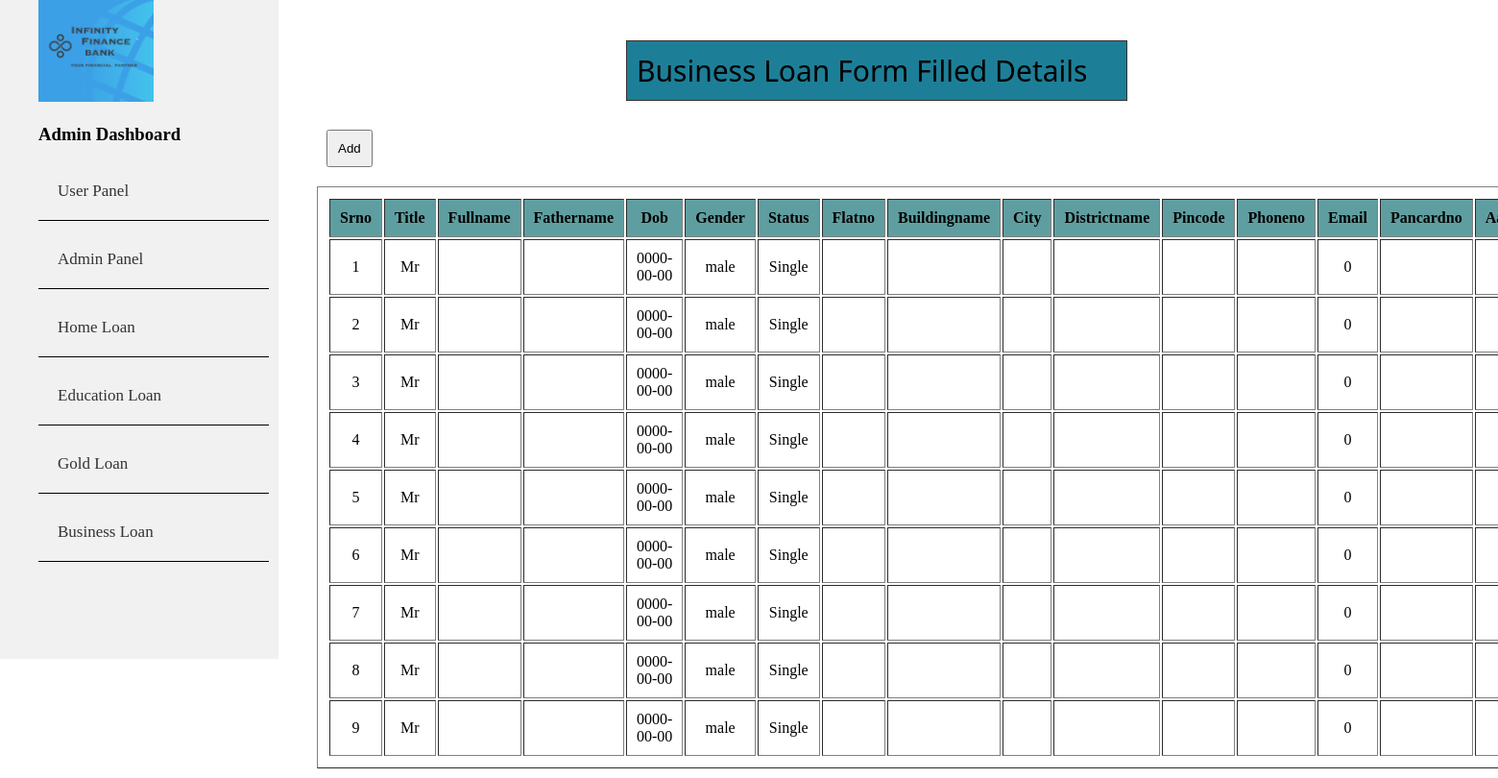
Screenshot of /adminbusinessloan.php with the database file from the repository.
### tables this page shows
CREATE TABLE `bloan` (
  `srno` int(11) NOT NULL,
  `title` varchar(25) NOT NULL,
  `fullname` text NOT NULL,
  `fathername` text NOT NULL,
  `dob` date NOT NULL,
  `gender` varchar(30) NOT NULL,
  `status` varchar(30) NOT NULL,
  `flatno` varchar(11) NOT NULL,
  `buildingname` varchar(25) NOT NULL,
  `streetname` varchar(25) NOT NULL,
  `city` varchar(15) NOT NULL,
  `districtname` varchar(30) NOT NULL,
  `pincode` varchar(10) NOT NULL,
  `phoneno` int(15) NOT NULL,
  `email` varchar(30) NOT NULL,
  `pancardno` varchar(25) NOT NULL,
  `aadhar` int(20) NOT NULL,
  `passportno` varchar(20) NOT NULL,
  `yearsatcurrentcity` date NOT NULL,
  `yearsatcurrentresi` date NOT NULL,
  `occupation` varchar(30) NOT NULL,
  `professional` varchar(30) NOT NULL,
  `typeofcomp` varchar(30) NOT NULL,
  `nature` varchar(30) NOT NULL,
  `prefix` varchar(30) NOT NULL,
  `typeofindustry` varchar(30) NOT NULL,
  `designation` varchar(25) NOT NULL,
  `tel` int(20) NOT NULL,
  `email1` varchar(25) NOT NULL,
  `name1` text NOT NULL,
  `panno1` varchar(25) NOT NULL,
  `contactdetails1` int(20) NOT NULL,
  `dob1` date NOT NULL,
  `edubackground1` varchar(30) NOT NULL,
  `profitsharing1` int(15) NOT NULL,
  `totalexperience1` int(15) NOT NULL,
  `name2` text NOT NULL,
  `panno2` varchar(20) NOT NULL,
  `contactdetails2` int(15) NOT NULL,
  `dob2` date NOT NULL,
  `edubackground2` text NOT NULL,
  `profitsharing2` int(15) NOT NULL,
  `totalexperience2` int(15) NOT NULL,
  `name3` text NOT NULL,
  `panno3` varchar(20) NOT NULL,
  `contactdetail3` int(15) NOT NULL,
  `dob3` date NOT NULL,
  `edubackground3` varchar(25) NOT NULL,
  `profitsharing3` int(15) NOT NULL,
  `totalexperience3` int(15) NOT NULL,
  `accholder` text NOT NULL,
  `branch` text NOT NULL,
  `accountnumber` int(25) NOT NULL,
  `ifsccode` varchar(20) NOT NULL,
  `micrcode` int(20) NOT NULL,
  `accountopeningdate` date NOT NULL,
  `photo` varchar(30) NOT NULL,
  `addharphoto` varchar(30) NOT NULL,
  `proofofcontinuity` varchar(30) NOT NULL,
  `proofofoffice` varchar(30) NOT NULL,
  `proofofqualification` varchar(30) NOT NULL,
  `loanagreement` varchar(30) NOT NULL,
  `proofofturnover` varchar(30) NOT NULL,
  `signproof` varchar(30) NOT NULL,
  `residenceproof` varchar(30) NOT NULL,
  `identityproof` varchar(30) NOT NULL,
  `postdatedcheque` varchar(30) NOT NULL,
  `acstatement` varchar(30) NOT NULL,
  `ecsmandate` varchar(30) NOT NULL,
  `intrestrate` int(15) NOT NULL,
  `processingcharges` int(15) NOT NULL,
  `detailsofsecurity` int(15) NOT NULL,
  `finaldate` varchar(30) NOT NULL,
  `finalplace` varchar(30) NOT NULL,
  `finalsign` varchar(30) NOT NULL,
  `currenttime` timestamp NOT NULL DEFAULT current_timestamp()
);

### adminbusinessloan.php (the view, shortened to what this page needs)
<?php
    require('connection.php');
    $sql2="SELECT * FROM `bloan` ORDER BY srno";
    $result2=mysqli_query($con,$sql2);
?>
<!DOCTYPE html>
<html lang="en">
<head>
    <link rel="stylesheet" href="admin.css">
</head>
<body>
<br><br>
    <div class="header">
        <div class="menu">
            <div class="header">
                <div class="nav">
                <div class="logo">
                 <img src="Infinity Finance your financial partner (4).png" alt="logo" srcset=" ">
               </div>
               <h3>Admin Dashboard</h3>
               <ul>
                         <li><a href="index.php">User Panel</a></li>
                         <li> <a href="admin.php">Admin Panel</a></li>
                         <li><a href="adminhomeloan.php">Home Loan</a></li>
                         <li><a href="admineducationloan.php">Education Loan</a></li>
                         <li><a href="admingoldloan.php">Gold Loan</a></li>
                         <li><a href="adminbusinessloan.php">Business Loan</a></li>
                    </ul>
                </div>
            </div>
        </div>
    </div>
    <div class="Education-form-info">
    <p>Business Loan Form Filled Details </p>
    <a href="bloan.php">
    <button type="button">Add</button></a>
    <table border=1>
        <tr>
            <div class="t1">
            <th>srno</th>
            <th>title</th>
            <th>fullname</th>
            <th>fathername</th>
            <th>dob</th>
            <th>gender</th>
            <th>status</th>
            <th>flatno</th>
            <th>buildingname</th>
            <th>city</th>
            <th>districtname</th>
            <th>pincode</th>
            <th>phoneno</th>
            <th>email</th>
            <th>pancardno</th>
            <th>aadhar</th>
            <th>professional</th></div>
        </tr>
        <?php
        while($rows=$result2->fetch_assoc())
        {
    ?>
    <tr>
        <td><?php echo $rows['srno'];?></td>
        <td><?php echo $rows['title'];?></td>
        <td><?php echo $rows['fullname'];?></td>
        <td><?php echo $rows['fathername'];?></td>
        <td><?php echo $rows['dob'];?></td>
        <td><?php echo $rows['gender'];?></td>
        <td><?php echo $rows['status'];?></td>
        <td><?php echo $rows['flatno'];?></td>
        <td><?php echo $rows['buildingname'];?></td>
        <td><?php echo $rows['streetname'];?></td>
        <td><?php echo $rows['city'];?></td>
        <td><?php echo $rows['districtname'];?></td>
        <td><?php echo $rows['pincode'];?></td>
        <td><?php echo $rows['phoneno'];?></td>
        <td><?php echo $rows['email'];?></td>
        <td><?php echo $rows['pancardno'];?></td>
    </tr>
    <?php
        }
    ?>
    </table>
</div>
</body>
</html>

### admin.css (style rules this page uses)
html { margin:0px; }
body { margin-top:-50px; margin-left:-10px; padding: 0px; }
.nav h3 { margin-left: 50px; }
.nav { position: absolute; margin:0px; background-color:#f1f1f1 ; height:700px; width: 300px; }
.nav a { color: #333; text-decoration: none; }
.nav li { margin:10px; display: grid; padding:20px; border-bottom:1px solid black ; font-size: 17px; }
.logo img { width:120px; margin-left:50px; }
.Education-form-info p { margin-top: 92px; text-align: left; margin-left: 332px; font-family: 'Segoe UI', Tahoma, Geneva, Verdana, sans-serif; font-size: 30px; border:1px solid #333; min-width: 300px; max-width: 500px; padding: 10px; background-color:rgb(29, 127, 151); }
.Education-form-info { position: absolute; top:-50px; left:320px; }
table , th,tr ,td { padding:10px; margin:10px; text-align:center; }
th { background-color: cadetblue; text-transform: capitalize; }
button { padding:10px; margin-right:20px; margin-left:20px; margin-bottom:10px; }

### rows the page displays
bloan: srno "1", title "Mr", dob "0000-00-00", gender "male", status "Single", phoneno "0"
bloan: srno "2", title "Mr", dob "0000-00-00", gender "male", status "Single", phoneno "0"
bloan: srno "3", title "Mr", dob "0000-00-00", gender "male", status "Single", phoneno "0"
bloan: srno "4", title "Mr", dob "0000-00-00", gender "male", status "Single", phoneno "0"
bloan: srno "5", title "Mr", dob "0000-00-00", gender "male", status "Single", phoneno "0"
bloan: srno "6", title "Mr", dob "0000-00-00", gender "male", status "Single", phoneno "0"
bloan: srno "7", title "Mr", dob "0000-00-00", gender "male", status "Single", phoneno "0"
bloan: srno "8", title "Mr", dob "0000-00-00", gender "male", status "Single", phoneno "0"
bloan: srno "9", title "Mr", dob "0000-00-00", gender "male", status "Single", phoneno "0"
